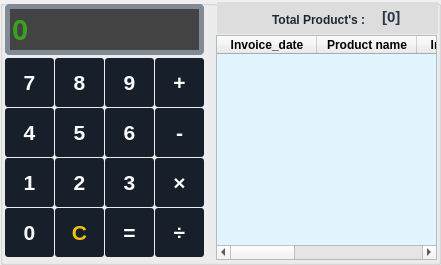
          <widget class="QGroupBox" name="groupBox_6">
           <property name="geometry">
            <rect>
             <x>380</x>
             <y>110</y>
             <width>441</width>
             <height>265</height>
            </rect>
           </property>
           <property name="title">
            <string/>
           </property>
           <widget class="QTableWidget" name="Product_Cart_tableWidget">
            <property name="geometry">
             <rect>
              <x>216</x>
              <y>35</y>
              <width>221</width>
              <height>225</height>
             </rect>
            </property>
            <property name="styleSheet">
             <string notr="true">QTableWidget#Product_Cart_tableWidget{
background-color: rgb(226, 245, 255);
}</string>
            </property>
            <property name="rowCount">
             <number>0</number>
            </property>
            <column>
             <property name="text">
              <string>Invoice_date</string>
             </property>
             <property name="font">
              <font>
               <bold>true</bold>
              </font>
             </property>
            </column>
            <column>
             <property name="text">
              <string>Product name</string>
             </property>
             <property name="font">
              <font>
               <bold>true</bold>
              </font>
             </property>
            </column>
            <column>
             <property name="text">
              <string>Invocie_date</string>
             </property>
             <property name="font">
              <font>
               <bold>true</bold>
              </font>
             </property>
            </column>
            <column>
             <property name="text">
              <string>QTY</string>
             </property>
             <property name="font">
              <font>
               <bold>true</bold>
              </font>
             </property>
            </column>
            <column>
             <property name="text">
              <string>Price</string>
             </property>
             <property name="font">
              <font>
               <bold>true</bold>
              </font>
             </property>
            </column>
            <column>
             <property name="text">
              <string>Total</string>
             </property>
             <property name="font">
              <font>
               <bold>true</bold>
              </font>
             </property>
            </column>
           </widget>
           <widget class="QLabel" name="label_41">
            <property name="geometry">
             <rect>
              <x>217</x>
              <y>2</y>
              <width>221</width>
              <height>32</height>
             </rect>
            </property>
            <property name="font">
             <font>
              <pointsize>10</pointsize>
              <bold>true</bold>
             </font>
            </property>
            <property name="styleSheet">
             <string notr="true">background-color: #dddddd;
color: rgb(255, 255, 255);
</string>
            </property>
            <property name="text">
             <string/>
            </property>
            <property name="textFormat">
             <enum>Qt::TextFormat::PlainText</enum>
            </property>
            <property name="margin">
             <number>0</number>
            </property>
            <property name="indent">
             <number>5</number>
            </property>
            <property name="openExternalLinks">
             <bool>false</bool>
            </property>
           </widget>
           <widget class="QFrame" name="frame_18">
            <property name="geometry">
             <rect>
              <x>2</x>
              <y>-2</y>
              <width>206</width>
              <height>263</height>
             </rect>
            </property>
            <property name="styleSheet">
             <string notr="true"/>
            </property>
            <property name="frameShape">
             <enum>QFrame::Shape::NoFrame</enum>
            </property>
            <widget class="QLineEdit" name="Calc_Input">
             <property name="geometry">
              <rect>
               <x>3</x>
               <y>6</y>
               <width>199</width>
               <height>51</height>
              </rect>
             </property>
             <property name="font">
              <font>
               <pointsize>22</pointsize>
               <bold>true</bold>
              </font>
             </property>
             <property name="layoutDirection">
              <enum>Qt::LayoutDirection::LeftToRight</enum>
             </property>
             <property name="styleSheet">
              <string notr="true">background-color: rgb(67, 67, 67);
color: rgb(47, 255, 0);
border-radius:5px;
padding-right:10px;
border:5px solid rgb(128, 139, 150) ;</string>
             </property>
             <property name="maxLength">
              <number>9</number>
             </property>
             <property name="cursorPosition">
              <number>0</number>
             </property>
             <property name="placeholderText">
              <string>0</string>
             </property>
            </widget>
            <widget class="QPushButton" name="Calc_Plus_Btn">
             <property name="geometry">
              <rect>
               <x>153</x>
               <y>60</y>
               <width>49</width>
               <height>49</height>
              </rect>
             </property>
             <property name="font">
              <font>
               <pointsize>16</pointsize>
               <bold>true</bold>
              </font>
             </property>
             <property name="cursor">
              <cursorShape>ArrowCursor</cursorShape>
             </property>
             <property name="styleSheet">
              <string notr="true">QPushButton{
  background-color: rgb(23, 32, 42);
  color: rgb(251, 252, 252);
  border-radius:3px;
}
QPushButton::pressed{
	padding-left:2px;
	padding-top: 3px;
	background-color: rgb(33, 47, 61);
}</string>
             </property>
             <property name="text">
              <string>+</string>
             </property>
            </widget>
            <widget class="QPushButton" name="Calc_9_Btn">
             <property name="geometry">
              <rect>
               <x>103</x>
               <y>60</y>
               <width>49</width>
               <height>49</height>
              </rect>
             </property>
             <property name="font">
              <font>
               <pointsize>16</pointsize>
               <bold>true</bold>
              </font>
             </property>
             <property name="cursor">
              <cursorShape>ArrowCursor</cursorShape>
             </property>
             <property name="styleSheet">
              <string notr="true">QPushButton{
  background-color: rgb(23, 32, 42);
  color: rgb(251, 252, 252);
  border-radius:3px;
}
QPushButton::pressed{
	padding-left:2px;
	padding-top: 3px;
	background-color: rgb(33, 47, 61);
}</string>
             </property>
             <property name="text">
              <string>9</string>
             </property>
            </widget>
            <widget class="QPushButton" name="Calc_7_Btn">
             <property name="geometry">
              <rect>
               <x>3</x>
               <y>60</y>
               <width>49</width>
               <height>49</height>
              </rect>
             </property>
             <property name="font">
              <font>
               <pointsize>16</pointsize>
               <bold>true</bold>
              </font>
             </property>
             <property name="cursor">
              <cursorShape>ArrowCursor</cursorShape>
             </property>
             <property name="styleSheet">
              <string notr="true">QPushButton{
  background-color: rgb(23, 32, 42);
  color: rgb(251, 252, 252);
  border-radius:3px;
}
QPushButton::pressed{
	padding-left:2px;
	padding-top: 3px;
	background-color: rgb(33, 47, 61);
}</string>
             </property>
             <property name="text">
              <string>7</string>
             </property>
            </widget>
            <widget class="QPushButton" name="Calc_8_Btn">
             <property name="geometry">
              <rect>
               <x>53</x>
               <y>60</y>
               <width>49</width>
               <height>49</height>
              </rect>
             </property>
             <property name="font">
              <font>
               <pointsize>16</pointsize>
               <bold>true</bold>
              </font>
             </property>
             <property name="cursor">
              <cursorShape>ArrowCursor</cursorShape>
             </property>
             <property name="styleSheet">
              <string notr="true">QPushButton{
  background-color: rgb(23, 32, 42);
  color: rgb(251, 252, 252);
  border-radius:3px;
}
QPushButton::pressed{
	padding-left:2px;
	padding-top: 3px;
	background-color: rgb(33, 47, 61);
}</string>
             </property>
             <property name="text">
              <string>8</string>
             </property>
            </widget>
            <widget class="QPushButton" name="Calc_Minus_Btn">
             <property name="geometry">
              <rect>
               <x>153</x>
               <y>110</y>
               <width>49</width>
               <height>49</height>
              </rect>
             </property>
             <property name="font">
              <font>
               <pointsize>16</pointsize>
               <bold>true</bold>
              </font>
             </property>
             <property name="cursor">
              <cursorShape>ArrowCursor</cursorShape>
             </property>
             <property name="styleSheet">
              <string notr="true">QPushButton{
  background-color: rgb(23, 32, 42);
  color: rgb(251, 252, 252);
  border-radius:3px;
}
QPushButton::pressed{
	padding-left:2px;
	padding-top: 3px;
	background-color: rgb(33, 47, 61);
}</string>
             </property>
             <property name="text">
              <string>-</string>
             </property>
            </widget>
            <widget class="QPushButton" name="Calc_6_Btn">
             <property name="geometry">
              <rect>
               <x>103</x>
               <y>110</y>
               <width>49</width>
               <height>49</height>
              </rect>
             </property>
             <property name="font">
              <font>
               <pointsize>16</pointsize>
               <bold>true</bold>
              </font>
             </property>
             <property name="cursor">
              <cursorShape>ArrowCursor</cursorShape>
             </property>
             <property name="styleSheet">
              <string notr="true">QPushButton{
  background-color: rgb(23, 32, 42);
  color: rgb(251, 252, 252);
  border-radius:3px;
}
QPushButton::pressed{
	padding-left:2px;
	padding-top: 3px;
	background-color: rgb(33, 47, 61);
}</string>
             </property>
             <property name="text">
              <string>6</string>
             </property>
            </widget>
            <widget class="QPushButton" name="Calc_5_Btn">
             <property name="geometry">
              <rect>
               <x>53</x>
               <y>110</y>
               <width>49</width>
               <height>49</height>
              </rect>
             </property>
             <property name="font">
              <font>
               <pointsize>16</pointsize>
               <bold>true</bold>
              </font>
             </property>
             <property name="cursor">
              <cursorShape>ArrowCursor</cursorShape>
             </property>
             <property name="styleSheet">
              <string notr="true">QPushButton{
  background-color: rgb(23, 32, 42);
  color: rgb(251, 252, 252);
  border-radius:3px;
}
QPushButton::pressed{
	padding-left:2px;
	padding-top: 3px;
	background-color: rgb(33, 47, 61);
}</string>
             </property>
             <property name="text">
              <string>5</string>
             </property>
            </widget>
            <widget class="QPushButton" name="Calc_4_Btn">
             <property name="geometry">
              <rect>
               <x>3</x>
               <y>110</y>
               <width>49</width>
               <height>49</height>
              </rect>
             </property>
             <property name="font">
              <font>
               <pointsize>16</pointsize>
               <bold>true</bold>
              </font>
             </property>
             <property name="cursor">
              <cursorShape>ArrowCursor</cursorShape>
             </property>
             <property name="styleSheet">
              <string notr="true">QPushButton{
  background-color: rgb(23, 32, 42);
  color: rgb(251, 252, 252);
  border-radius:3px;
}
QPushButton::pressed{
	padding-left:2px;
	padding-top: 3px;
	background-color: rgb(33, 47, 61);
}</string>
             </property>
             <property name="text">
              <string>4</string>
             </property>
            </widget>
            <widget class="QPushButton" name="Calc_1_Btn">
             <property name="geometry">
              <rect>
               <x>3</x>
               <y>160</y>
               <width>49</width>
               <height>49</height>
              </rect>
             </property>
             <property name="font">
              <font>
               <pointsize>16</pointsize>
               <bold>true</bold>
              </font>
             </property>
             <property name="cursor">
              <cursorShape>ArrowCursor</cursorShape>
             </property>
             <property name="styleSheet">
              <string notr="true">QPushButton{
  background-color: rgb(23, 32, 42);
  color: rgb(251, 252, 252);
  border-radius:3px;
}
QPushButton::pressed{
	padding-left:2px;
	padding-top: 3px;
	background-color: rgb(33, 47, 61);
}</string>
             </property>
             <property name="text">
              <string>1</string>
             </property>
            </widget>
            <widget class="QPushButton" name="Calc_2_Btn">
             <property name="geometry">
              <rect>
               <x>53</x>
               <y>160</y>
               <width>49</width>
               <height>49</height>
              </rect>
             </property>
             <property name="font">
              <font>
               <pointsize>16</pointsize>
               <bold>true</bold>
              </font>
             </property>
             <property name="cursor">
              <cursorShape>ArrowCursor</cursorShape>
             </property>
             <property name="styleSheet">
              <string notr="true">QPushButton{
  background-color: rgb(23, 32, 42);
  color: rgb(251, 252, 252);
  border-radius:3px;
}
QPushButton::pressed{
	padding-left:2px;
	padding-top: 3px;
	background-color: rgb(33, 47, 61);
}</string>
             </property>
             <property name="text">
              <string>2</string>
             </property>
            </widget>
            <widget class="QPushButton" name="Calc_Multiplied_Btn">
             <property name="geometry">
              <rect>
               <x>153</x>
               <y>160</y>
               <width>49</width>
               <height>49</height>
              </rect>
             </property>
             <property name="font">
              <font>
               <pointsize>16</pointsize>
               <bold>true</bold>
              </font>
             </property>
             <property name="cursor">
              <cursorShape>ArrowCursor</cursorShape>
             </property>
             <property name="styleSheet">
              <string notr="true">QPushButton{
  background-color: rgb(23, 32, 42);
  color: rgb(251, 252, 252);
  border-radius:3px;
}
QPushButton::pressed{
	padding-left:2px;
	padding-top: 3px;
	background-color: rgb(33, 47, 61);
}</string>
             </property>
             <property name="text">
              <string>×</string>
             </property>
            </widget>
            <widget class="QPushButton" name="Calc_3_Btn">
             <property name="geometry">
              <rect>
               <x>103</x>
               <y>160</y>
               <width>49</width>
               <height>49</height>
              </rect>
             </property>
             <property name="font">
              <font>
               <pointsize>16</pointsize>
               <bold>true</bold>
              </font>
             </property>
             <property name="cursor">
              <cursorShape>ArrowCursor</cursorShape>
             </property>
             <property name="styleSheet">
              <string notr="true">QPushButton{
  background-color: rgb(23, 32, 42);
  color: rgb(251, 252, 252);
  border-radius:3px;
}
QPushButton::pressed{
	padding-left:2px;
	padding-top: 3px;
	background-color: rgb(33, 47, 61);
}</string>
             </property>
             <property name="text">
              <string>3</string>
             </property>
            </widget>
            <widget class="QPushButton" name="Calc_0_Btn">
             <property name="geometry">
              <rect>
               <x>3</x>
               <y>210</y>
               <width>49</width>
               <height>49</height>
              </rect>
             </property>
             <property name="font">
              <font>
               <pointsize>16</pointsize>
               <bold>true</bold>
              </font>
             </property>
             <property name="cursor">
              <cursorShape>ArrowCursor</cursorShape>
             </property>
             <property name="styleSheet">
              <string notr="true">QPushButton{
  background-color: rgb(23, 32, 42);
  color: rgb(251, 252, 252);
  border-radius:3px;
}
QPushButton::pressed{
	padding-left:2px;
	padding-top: 3px;
	background-color: rgb(33, 47, 61);
}</string>
             </property>
             <property name="text">
              <string>0</string>
             </property>
            </widget>
            <widget class="QPushButton" name="Calc_C_Btn">
             <property name="geometry">
              <rect>
               <x>53</x>
               <y>210</y>
               <width>49</width>
               <height>49</height>
              </rect>
             </property>
             <property name="font">
              <font>
               <pointsize>16</pointsize>
               <bold>true</bold>
              </font>
             </property>
             <property name="cursor">
              <cursorShape>ArrowCursor</cursorShape>
             </property>
             <property name="styleSheet">
              <string notr="true">QPushButton{
  background-color: rgb(23, 32, 42);
  color: rgb(241, 196, 15);
  border-radius:3px;
}
QPushButton::pressed{
	padding-left:2px;
	padding-top: 3px;
	background-color: rgb(33, 47, 61);
}</string>
             </property>
             <property name="text">
              <string>C</string>
             </property>
            </widget>
            <widget class="QPushButton" name="Calc_Equals_Btn">
             <property name="geometry">
              <rect>
               <x>103</x>
               <y>210</y>
               <width>49</width>
               <height>49</height>
              </rect>
             </property>
             <property name="font">
              <font>
               <pointsize>16</pointsize>
               <bold>true</bold>
              </font>
             </property>
             <property name="cursor">
              <cursorShape>ArrowCursor</cursorShape>
             </property>
             <property name="styleSheet">
              <string notr="true">QPushButton{
  background-color: rgb(23, 32, 42);
  color: rgb(251, 252, 252);
  border-radius:3px;
}
QPushButton::pressed{
	padding-left:2px;
	padding-top: 3px;
	background-color: rgb(33, 47, 61);
}</string>
             </property>
             <property name="text">
              <string>=</string>
             </property>
            </widget>
            <widget class="QPushButton" name="Calc_Divided_Btn">
             <property name="geometry">
              <rect>
               <x>153</x>
               <y>210</y>
               <width>49</width>
               <height>49</height>
              </rect>
             </property>
             <property name="font">
              <font>
               <pointsize>16</pointsize>
               <bold>true</bold>
              </font>
             </property>
             <property name="cursor">
              <cursorShape>ArrowCursor</cursorShape>
             </property>
             <property name="styleSheet">
              <string notr="true">QPushButton{
  background-color: rgb(23, 32, 42);
  color: rgb(251, 252, 252);
  border-radius:3px;
}
QPushButton::pressed{
	padding-left:2px;
	padding-top: 3px;
	background-color: rgb(33, 47, 61);
}</string>
             </property>
             <property name="text">
              <string>÷</string>
             </property>
            </widget>
           </widget>
           <widget class="QLabel" name="label_45">
            <property name="geometry">
             <rect>
              <x>272</x>
              <y>10</y>
              <width>101</width>
              <height>20</height>
             </rect>
            </property>
            <property name="font">
             <font>
              <pointsize>9</pointsize>
              <bold>true</bold>
             </font>
            </property>
            <property name="styleSheet">
             <string notr="true">color: rgb(28, 40, 51);</string>
            </property>
            <property name="text">
             <string>Total Product's :</string>
            </property>
           </widget>
           <widget class="QLabel" name="Label_Total_Products">
            <property name="geometry">
             <rect>
              <x>378</x>
              <y>6</y>
              <width>31</width>
              <height>21</height>
             </rect>
            </property>
            <property name="font">
             <font>
              <pointsize>11</pointsize>
              <bold>true</bold>
             </font>
            </property>
            <property name="styleSheet">
             <string notr="true">color: #283747;</string>
            </property>
            <property name="text">
             <string> [0]</string>
            </property>
           </widget>
           <widget class="QPushButton" name="pushButton">
            <property name="geometry">
             <rect>
              <x>219</x>
              <y>7</y>
              <width>41</width>
              <height>23</height>
             </rect>
            </property>
            <property name="font">
             <font>
              <pointsize>10</pointsize>
              <bold>true</bold>
             </font>
            </property>
            <property name="styleSheet">
             <string notr="true">background: #dddddd;
color: rgb(255, 255, 255);
border:0;</string>
            </property>
            <property name="text">
             <string/>
            </property>
            <property name="icon">
             <iconset>
              <normaloff>:/images/Images/cart.png</normaloff>:/images/Images/cart.png</iconset>
            </property>
            <property name="iconSize">
             <size>
              <width>24</width>
              <height>24</height>
             </size>
            </property>
           </widget>
          </widget>
